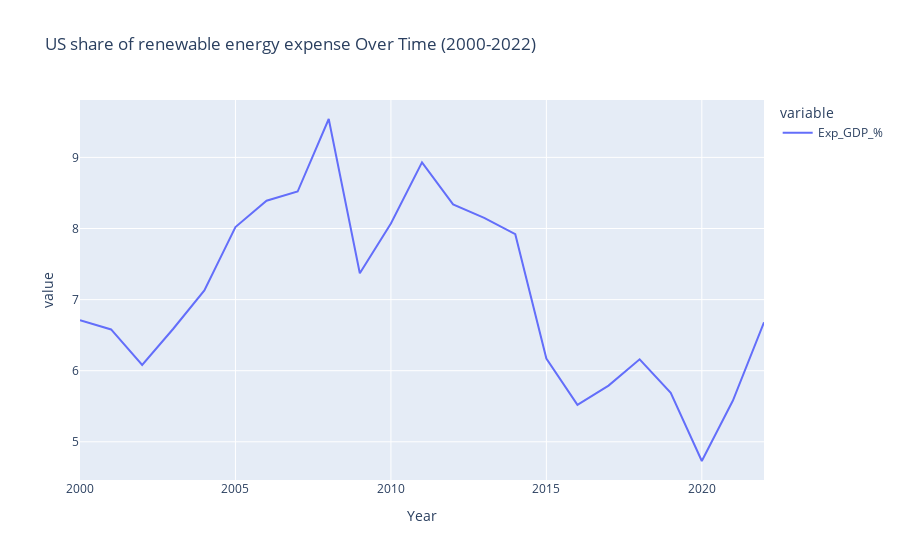

This figure's notebook cell:
### Markdown cell above
Now let us see the trend in share of renewable energy expenditure

### Code cell
fig_2 = px.line(alldata_US, x='Year', y=['Exp_GDP_%'], 
              title="US share of renewable energy expense Over Time (2000-2022)")
fig_2.show()

### Figure 1 — Plotly figure (JSON) as saved in the notebook; plotly's stock layout.template omitted (floating-point values rounded to 4 significant figures)
{"data": [{"hovertemplate": "variable=Exp_GDP_%<br>Year=%{x}<br>value=%{y}<extra></extra>", "legendgroup": "Exp_GDP_%", "line": {"color": "#636efa", "dash": "solid"}, "marker": {"symbol": "circle"}, "mode": "lines", "name": "Exp_GDP_%", "orientation": "v", "showlegend": true, "type": "scatter", "x": [2000, 2001, 2002, 2003, 2004, 2005, 2006, 2007, 2008, 2009, 2010, 2011, 2012, 2013, 2014, 2015, 2016, 2017, 2018, 2019, 2020, 2021, 2022], "xaxis": "x", "y": [6.71, 6.58, 6.08, 6.59, 7.13, 8.02, 8.39, 8.52, 9.54, 7.37, 8.07, 8.93, 8.34, 8.15, 7.92, 6.17, 5.52, 5.79, 6.16, 5.69, 4.73, 5.58, 6.68], "yaxis": "y"}], "layout": {"legend": {"title": {"text": "variable"}, "tracegroupgap": 0}, "title": {"text": "US share of renewable energy expense Over Time (2000-2022)"}, "xaxis": {"anchor": "y", "domain": [0, 1], "title": {"text": "Year"}}, "yaxis": {"anchor": "x", "domain": [0, 1], "title": {"text": "value"}}}}
